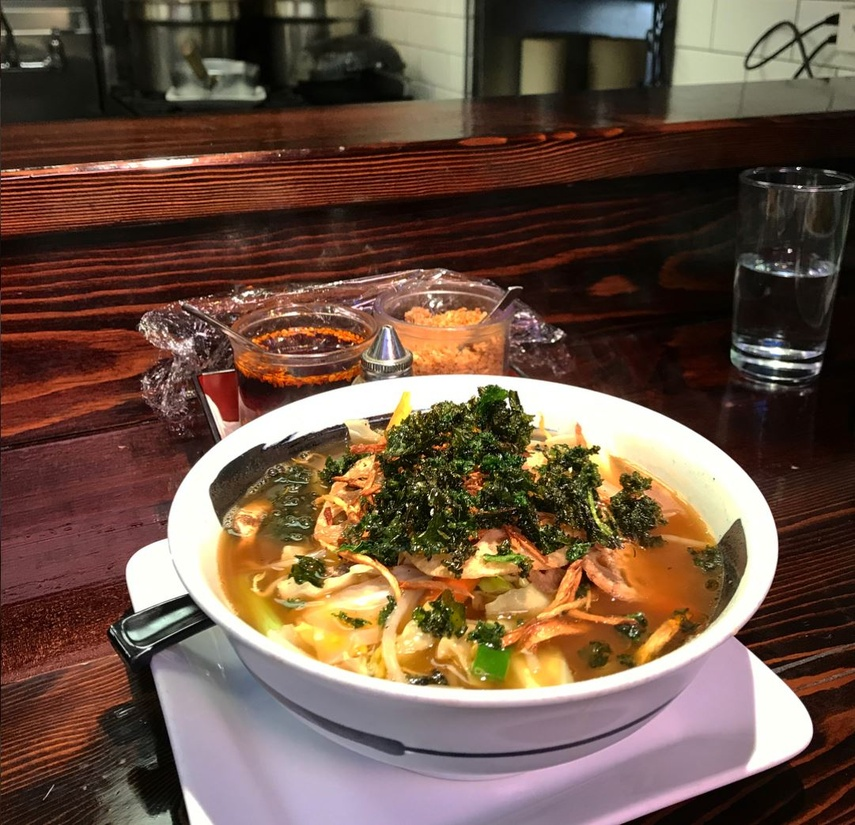
#> input picture ramen.JPG, 855 x 825 px, shrunk from 1081 x 1044 before the run, found by its file name
$ jupyter execute akn264_NogoyAimee_CA05_v3.ipynb   (older library calls are emulated)
#> lines starting #> are read from the running program, lines starting #| are printed output that depends on the picture
### EL6123 Computer Assignment #5: K-Means
#### Aimee Nogoy <br>akn264

http://scikit-learn.org/stable/modules/generated/sklearn.cluster.KMeans.html

[cell 1]
import numpy as np
import pandas as pd
from matplotlib import pyplot as plt
import cv2

[cell 2]
# import the sklearn stuff
from sklearn.cluster import KMeans
from sklearn.metrics import pairwise_distances_argmin
from sklearn.datasets import load_sample_image
from sklearn.utils import shuffle
from sklearn.metrics import pairwise_distances_argmin
from time import time

[cell 3]
ramen = cv2.imread('ramen.jpg', 1)
#> ramen is the input picture: shape (825, 855, 3); mean B, G, R 68.6, 83.7, 108.3
# ramen = cv2.imread('sagrada2.jpg', 1)
ramen = cv2.cvtColor(ramen, cv2.COLOR_RGB2BGR)

### 1. Image Color Quantization Using K-means Algorithm

[cell 4]
def recreate_image(codebook, labels, w, h):
    # Recreate the compressed image (bc quantizing colors) from the codebook and labels
    d = codebook.shape[1]
#     print(codebook.shape)
    image =  np.zeros((w, h, d))
    label_idx = 0
    for i in range(w):
        for j in range(h):
            image[i][j] = codebook[labels[label_idx]]
            label_idx += 1
    return image

[cell 5]
# K-means color quant function
def color_quant(K, img):
#> called with K = 256
    img = np.array(img, dtype=np.float) / 255
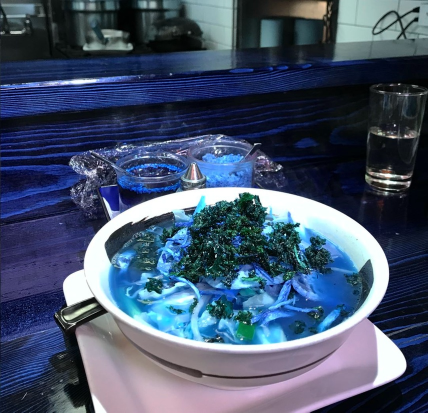
#> img: shape (825, 855, 3) float64 (shown at 1/2 size); mean of channels 0, 1, 2 0.425, 0.328, 0.269; drawn as B, G, R

#     transform image to 2d array
    w, h, d = original_shape = tuple(img.shape)
    assert d == 3
    image_array = np.reshape(img, (w * h, d))

#     fit model on small sub-sample of data
    t0 = time()
    image_array_sample = shuffle(image_array, random_state=0)[:1000]
#> image_array_sample = 1000 rows, first 8: [0.616, 0.392, 0.314], [0.345, 0.165, 0.102], [0.427, 0.318, 0.275], [0.808, 0.647, 0.388], [0.518, 0.396, 0.282], [0.255, 0.2, 0.0471], [0.125, 0.145, 0.129], [0.525, 0.173, 0.0784]
    kmeans = KMeans(n_clusters = K, random_state = 0).fit(image_array_sample)
    print('done in %0.3fs.' % (time() - t0))

#     now get labels for all the points
    print('Predicting color indices on the full image with k-means')
    t0 = time()
    labels = kmeans.predict(image_array)
    print('done in %0.3fs.' % (time() - t0))

    imgq = recreate_image(kmeans.cluster_centers_, labels, w, h)
#> after the loop in recreate_image, `for i in range(w):`: label_idx = 705375

#     benchmark algo
    codebook_random = shuffle(image_array, random_state=0)[:K + 1]
#> codebook_random = 257 rows, first 8: [0.616, 0.392, 0.314], [0.345, 0.165, 0.102], [0.427, 0.318, 0.275], [0.808, 0.647, 0.388], [0.518, 0.396, 0.282], [0.255, 0.2, 0.0471], [0.125, 0.145, 0.129], [0.525, 0.173, 0.0784]
    print('Predicting color indices on the full image (random)')
    t0 = time()
    labels_random = pairwise_distances_argmin(codebook_random, image_array, axis = 0)
    print('done in %0.3fs' % (time() - t0))

#     benchmark algo image result
    imgqr = recreate_image(codebook_random, labels_random, w, h)

    return imgq, imgqr

[cell 6]
# for K = 256
K = 256
ramen256, ramen256r = color_quant(K, ramen)

[cell 7]
# for K = 64
K = 64
ramen64, ramen64r = color_quant(K, ramen) # nintendo 64 ayyyy
#> in color_quant (call 2), `codebook_random = shuffle(image_array, random_state=0)[:K + 1]`: codebook_random = 65 rows, first 8: [0.616, 0.392, 0.314], [0.345, 0.165, 0.102], [0.427, 0.318, 0.275], [0.808, 0.647, 0.388], [0.518, 0.396, 0.282], [0.255, 0.2, 0.0471], [0.125, 0.145, 0.129], [0.525, 0.173, 0.0784]
#> call 4 of recreate_image, with codebook = array of shape (65, 3), labels = array of shape (705375,), w = 825, h = 855
#> after the loop in recreate_image (call 4), `for i in range(w):`:
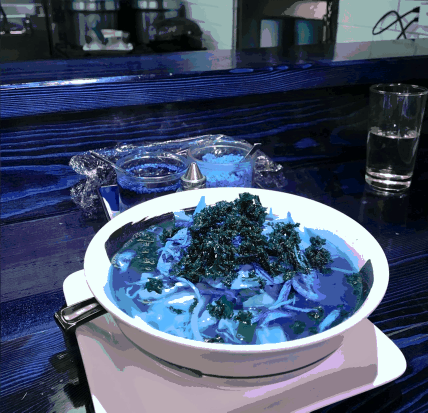
#> image: shape (825, 855, 3) float64 (shown at 1/2 size); mean of channels 0, 1, 2 0.421, 0.322, 0.273; drawn as B, G, R
#> after the loop in recreate_image (call 4), `for i in range(w):`: label_idx = 705375

[cell 8]
fig, [[ax1, ax2],[ax3, ax4],[ax5, ax6]] = plt.subplots(3, 2, figsize = [15, 15])

ax1.imshow(ramen); ax1.set_title('Original Image');
ax1.axis('off')

ax2.axis('off')

ax3.imshow(ramen256); ax3.set_title('Quantized Image (Kmeans), K = 256');
ax3.axis('off')

ax4.imshow(ramen256r); ax4.set_title('Quantized Image (Random), K = 256');
ax4.axis('off')

ax5.imshow(ramen64); ax5.set_title('Quantized Image (Kmeans), K = 64');
ax5.axis('off')

ax6.imshow(ramen64r); ax6.set_title('Quantized Image (Random), K = 64')
ax6.axis('off')

#### Comments

As opposed to the K = 256, K = 64 clusters shows some artifacts in the background of the picture. Despite this, all the quantized images -- both k-means and random -- look quite similar to the original.

#### Now modify the initialization process
<p>I used `init = 'k-means++'` and `n_init = 1` as suggested in the problem statement.

[cell 9]
# K-means color quant function
def color_quant2(K, img, state):
#> called with K = 64, state = 40
    img = np.array(img, dtype=np.float) / 255

#     transform image to 2d array
    w, h, d = original_shape = tuple(img.shape)
    assert d == 3
    image_array = np.reshape(img, (w * h, d))

#     fit model on small sub-sample of data
    image_array_sample = shuffle(image_array, random_state=0)[:1000]
    kmeans = KMeans(n_clusters = K, init = 'k-means++', n_init = 1, verbose = True, random_state = state)
    kmeans.fit(image_array_sample)
#| Initialization complete
#| Iteration 0, inertia 2.260792003075737.
#| Iteration 1, inertia 1.8529121201407317.
#| Iteration 2, inertia 1.7840737296063751.
#| Iteration 3, inertia 1.7609570429424275.
#| Iteration 4, inertia 1.753175178413805.
#> (further printed lines are left out)

#     now get labels for all the points
    print('\nPredicting color indices on the full image with k-means: %s\n\n' % kmeans)
    t0 = time()
    labels = kmeans.predict(image_array)
    print('done in %0.3fs.' % (time() - t0))

    imgq = recreate_image(kmeans.cluster_centers_, labels, w, h)

    return imgq

[cell 10]
K = 64
shiz = color_quant2(K, ramen, 40)

[cell 11]
# the dumb way
iternum = np.arange(0,14)
inertia = np.array([1.95848257178, 1.86365142483, 1.82471659175, 1.81373388642, 1.80880714942, \
                    1.80376587144, 1.80084284026, 1.79863442532, 1.79821427026,  1.7970243085, \
                    1.7948180556, 1.79332429781, 1.79292804423, 1.7927822103])

plt.figure(1, figsize=(7,5));
plt.plot(iternum, inertia); plt.grid(1)
plt.title('Error vs. Iteration, random state = 40');
plt.ylabel('Error'); plt.xlabel('Iteration Number')
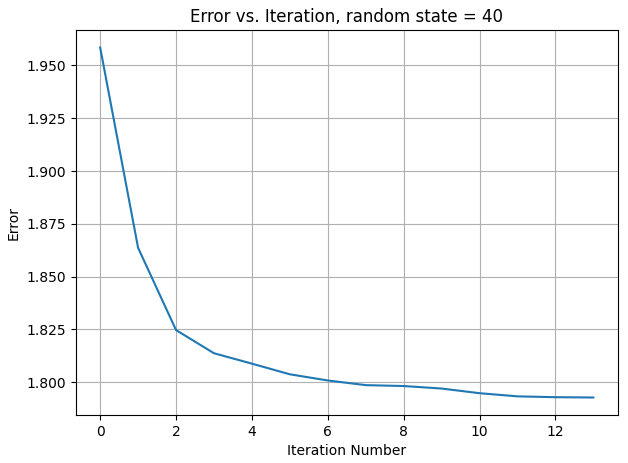
#> figure drawn by matplotlib, 1 panel; curve peaks at x = 0, y = 1.96

[cell 12]
shiz2 = color_quant2(64, ramen, 5)
#| Initialization complete
#| Iteration 0, inertia 2.298054594386777.
#| Iteration 1, inertia 1.8823694148099077.
#| Iteration 2, inertia 1.8118141308653586.
#| Iteration 3, inertia 1.7869291543392383.
#| Iteration 4, inertia 1.7744655715320847.
#> (further printed lines are left out)

[cell 13]
iternum = np.arange(0,10)
inertia = np.array([1.95087781123, 1.82993235592, 1.79403959066, 1.77589929943, \
                   1.76155643506, 1.75665761635, 1.75516765725, 1.75451429549, \
                   1.75245541371, 1.75245541371])

plt.figure(1, figsize=(7,5));
plt.plot(iternum, inertia); plt.grid(1)
plt.title('Error vs. Iteration, random state = 5');
plt.ylabel('Error'); plt.xlabel('Iteration Number')
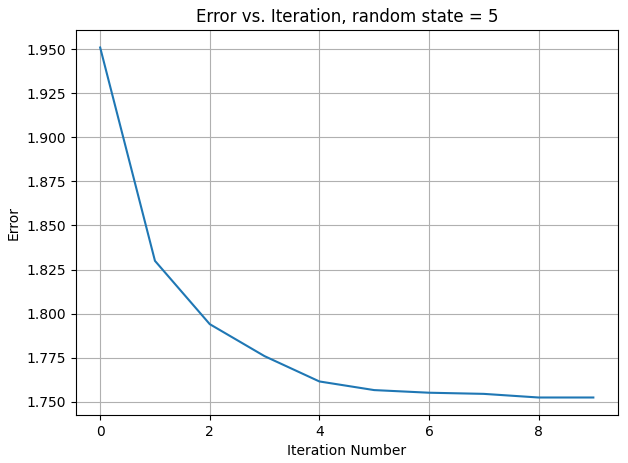
#> figure drawn by matplotlib, 1 panel; curve peaks at x = 0, y = 1.95

[cell 14]
# display pix
plt.figure(1, figsize=(6,6));
plt.imshow(shiz); plt.axis('off');
plt.title('Quantized Image, K = 64, seed = 40')

plt.figure(2, figsize=(6,6));
plt.imshow(shiz2); plt.axis('off');
plt.title('Quantized Image, K = 64, seed = 5')

** Comments **
<p>The error curves for each random state (40 and 5) are of similar shape but not entirely the same--number of iterations and each inertia were different for the different seeds. In terms of the quantized images, they look very similar. So for this particular image and for K = 64, the seed of the random number generator doesn't significantly affect the color quantization quality, as in the quantization stays true to the original image I think.

### 2. Image Segmentation
<p>**considering both color homogeneity and region connectivity **

Modify function to include both color and pixel coordinate--> the feature vector of each pixel that will be used in Kmeans.fit() for the codebook cookbook and Kmeans.predict() to find the label of each pixel

[cell 15]
# Modify recreate image function a bit
def recreate_image2(codebook, labels, w, h):
    # Recreate the compressed image (bc quantizing colors) from the codebook and labels
    codebook = codebook[:, 2:5] # bc codebook includes all 5 features.
#     only using the color information
    d = codebook.shape[1]
    image =  np.zeros((w, h, d))
    label_idx = 0
    for i in range(w):
        for j in range(h):
            image[i][j] = codebook[labels[label_idx]]
            label_idx += 1
    return image

[cell 16]
# Modifiy K-means color quant function for image segmentation
def img_seg(K, img, wt):
#     img = np.array(img, dtype=np.float) / 255 # do I need this line?

#     transform image to 2d array
#> called with K = 64, wt = 0.25
    w, h, d = original_shape = tuple(img.shape)

    x = []
    y = []
    r = []
    g = []
    b = []

    height = img.shape[0]
    width = img.shape[1]
    nrows = np.arange(height)
    ncols = np.arange(width)

    for i in nrows:
        for j in ncols:
            x.append(i)
            y.append(j)
            b.append(img[i,j,0])
            g.append(img[i,j,1])
            r.append(img[i,j,2])
#> after the loop, b = 705375 items; g = 705375 items; r = 705375 items; x = 705375 items; y = 705375 items

    x = np.array(x)
    y = np.array(y)
    b = np.array(b)
    g = np.array(g)
    r = np.array(r)

    # add weights to position data
    x2 = (x / height) * 255 * wt
    y2 = (y / width) * 255 * wt

    features = np.vstack([x2,y2,b,g,r]).T

#     fit model on small sub-sample of data
    t0 = time()
    image_array_sample = shuffle(features, random_state=0)[:1000]
#> image_array_sample = 1000 rows, first 6: [22.25, 26.62, 157, 100, 80], [11.51, 6.19, 88, 42, 26], [23.34, 31.91, 109, 81, 70], [49.3, 31.54, 206, 165, 99], [8.89, 29.6, 132, 101, 72], [35.24, 26.47, 65, 51, 12]
    kmeans = KMeans(n_clusters = K, random_state = 0, verbose = True).fit(image_array_sample)
#| Initialization complete
#| Iteration 0, inertia 418765.2964024661.
#| Iteration 1, inertia 327815.9202487179.
#| Iteration 2, inertia 312912.1369273365.
#| Iteration 3, inertia 307823.6361611777.
#| Iteration 4, inertia 307002.6556523803.
#> (further printed lines are left out)
    print('done in %0.3fs.' % (time() - t0))

#     now get labels for all the points
    print('Predicting color indices on the full image with k-means')
    t0 = time()
    labels = kmeans.predict(features)
    print('\ndone in %0.3fs.' % (time() - t0))

    imgq = recreate_image2(kmeans.cluster_centers_, labels, w, h)
#> after the loop in recreate_image2, `for i in range(w):`:
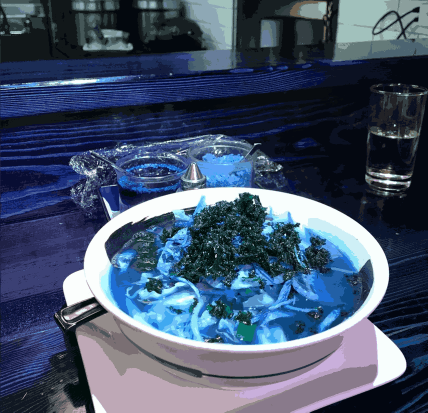
#> image: shape (825, 855, 3) float64 (shown at 1/2 size); mean of channels 0, 1, 2 108.3, 83.7, 68.6; drawn as B, G, R
#> after the loop in recreate_image2, `for i in range(w):`: label_idx = 705375

    return imgq

The parameter `K = 64` is used for the next three trials, with a variable weight `wt = 0.25, 0.5, 1` for each pixel location.

[cell 17]
K = 64
wt = 0.25
ramens1 = img_seg(K, ramen, wt)

[cell 18]
wt = 0.5
ramens2 = img_seg(K, ramen, wt)
#> in img_seg (call 2), `image_array_sample = shuffle(features, random_state=0)[:1000]`: image_array_sample = 1000 rows, first 6: [44.51, 53.24, 157, 100, 80], [23.03, 12.38, 88, 42, 26], [46.67, 63.82, 109, 81, 70], [98.6, 63.08, 206, 165, 99], [17.77, 59.2, 132, 101, 72], [70.47, 52.94, 65, 51, 12]
#> (printed output is left out)
#> call 2 of recreate_image2, with codebook = array of shape (64, 5), labels = array of shape (705375,), w = 825, h = 855
#> after the loop in recreate_image2 (call 2), `for i in range(w):`:
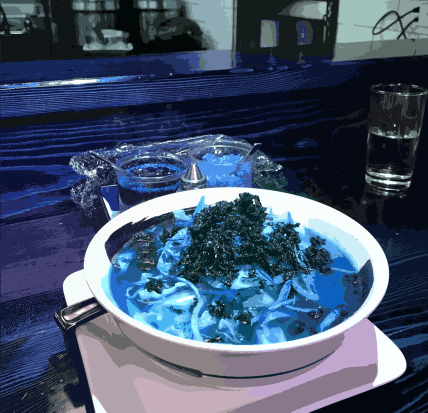
#> image: shape (825, 855, 3) float64 (shown at 1/2 size); mean of channels 0, 1, 2 108.4, 83.8, 68.6; drawn as B, G, R
#> after the loop in recreate_image2 (call 2), `for i in range(w):`: label_idx = 705375

[cell 19]
wt = 1
ramens3 = img_seg(K, ramen, wt)
#> in img_seg (call 3), `image_array_sample = shuffle(features, random_state=0)[:1000]`: image_array_sample = 1000 rows, first 6: [89.02, 106.5, 157, 100, 80], [46.05, 24.75, 88, 42, 26], [93.35, 127.6, 109, 81, 70], [197.2, 126.2, 206, 165, 99], [35.55, 118.4, 132, 101, 72], [140.9, 105.9, 65, 51, 12]
#| Initialization complete
#| Iteration 0, inertia 1357653.8676446679.
#| Iteration 1, inertia 1050699.6143287846.
#| Iteration 2, inertia 1017649.3757049454.
#| Iteration 3, inertia 1004356.3126569832.
#| Iteration 4, inertia 994304.733040214.
#> (further printed lines are left out)
#> call 3 of recreate_image2, with codebook = array of shape (64, 5), labels = array of shape (705375,), w = 825, h = 855
#> after the loop in recreate_image2 (call 3), `for i in range(w):`:
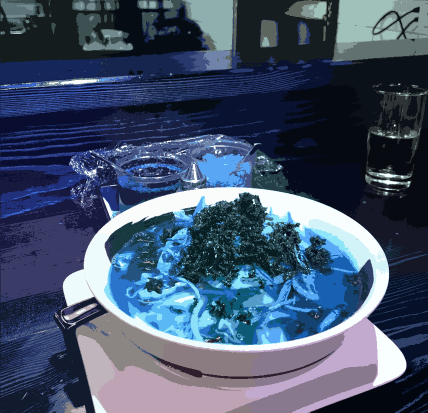
#> image: shape (825, 855, 3) float64 (shown at 1/2 size); mean of channels 0, 1, 2 108.6, 83.9, 68.6; drawn as B, G, R
#> after the loop in recreate_image2 (call 3), `for i in range(w):`: label_idx = 705375

[cell 20]
fig, [[ax1, ax2],[ax3, ax4]] = plt.subplots(2, 2, figsize = [10, 10])

ax1.imshow(ramen); ax1.set_title('Original Image');
ax1.axis('off')

ax2.imshow(ramens1); ax2.set_title('Segmented Image, position weight = 0.25');
ax2.axis('off')

ax3.imshow(ramens2); ax3.set_title('Segmented Image, position weight = 0.5');
ax3.axis('off')

ax4.imshow(ramens3); ax4.set_title('Segmented Image, position weight = 1');
ax4.axis('off')
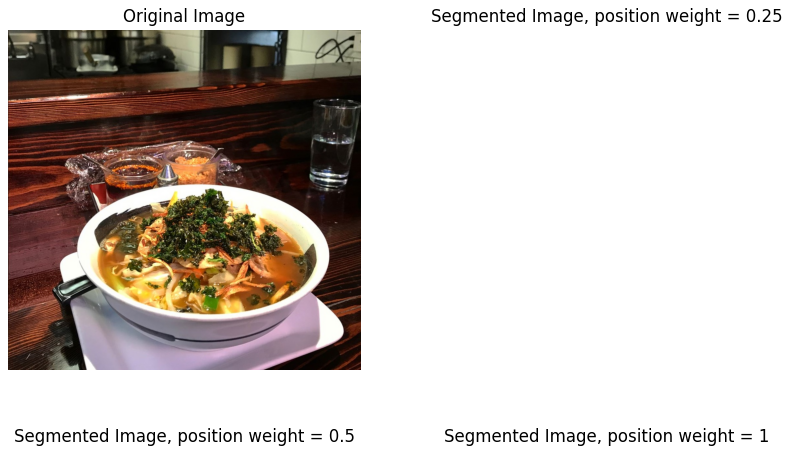
#> figure drawn by matplotlib, 4 panels
